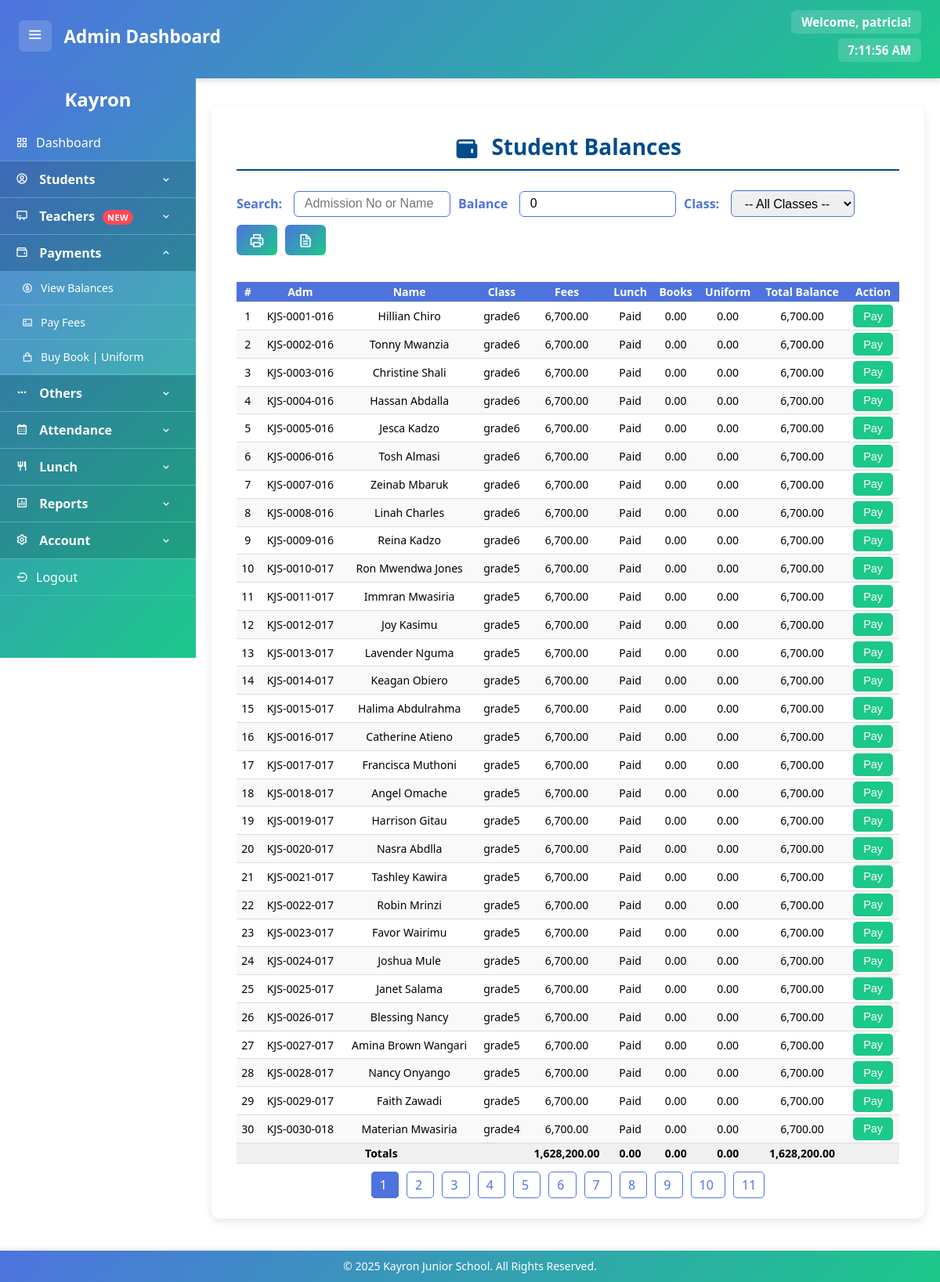
Screenshot of /php/view-balances.php (signed in) with the database file from the repository.
### tables this page shows
CREATE TABLE student_records (
    id INT AUTO_INCREMENT PRIMARY KEY,
    admission_no VARCHAR(20) NOT NULL UNIQUE,
    birth_cert VARCHAR(20),
    name VARCHAR(100) NOT NULL,
    dob DATE,
    gender ENUM('male', 'female') NOT NULL,
    student_photo LONGBLOB,
    class ENUM(
        'babyclass', 'intermediate', 'pp1', 'pp2',
        'grade1', 'grade2', 'grade3', 'grade4', 'grade5', 'grade6'
    ) NOT NULL,
    term ENUM('term1', 'term2', 'term3') NOT NULL,
    religion ENUM('christian', 'muslim', 'other'),
    guardian VARCHAR(100),
    phone VARCHAR(20),
    alt_phone VARCHAR(20), 
    created_at TIMESTAMP DEFAULT CURRENT_TIMESTAMP
);

### php/view-balances.php (the view, shortened to what this page needs)
<?php
include 'db.php';
$limit = 30;
$page = isset($_GET['page']) && is_numeric($_GET['page']) ? (int)$_GET['page'] : 1;
$offset = ($page - 1) * $limit;
$active_classes = [
    'babyclass','intermediate','PP1','PP2','grade1','grade2',
    'grade3','grade4','grade5','grade6'
];
$predefined_classes = array_merge($active_classes, ['graduate']);
$balance_filter = isset($_GET['balance_filter']) && $_GET['balance_filter'] !== '' ? (float)$_GET['balance_filter'] : 0;
$class_filter = isset($_GET['class_filter']) ? $_GET['class_filter'] : '';
$search_query = isset($_GET['search']) ? trim($_GET['search']) : '';
$term_row = $conn->query("SELECT id, term_number, start_date FROM terms ORDER BY term_number DESC LIMIT 1")->fetch_assoc();
$current_term_id = $term_row['id'] ?? 0;
$current_term_start = $term_row['start_date'] ?? null;
$totals = [
    'school_fees' => 0,
    'lunch' => 0,
    'book_purchases' => 0,
    'uniform_purchases' => 0,
    'total_balance' => 0
];
if ($class_filter !== '' && in_array($class_filter, $predefined_classes)) {
    if ($class_filter === 'graduate') {
        $query = "SELECT admission_no, name, 'Graduate' AS class, graduation_date FROM graduated_students";
        if ($search_query !== '') {
            $query .= " WHERE admission_no LIKE ? OR name LIKE ?";
        }
        $stmt_students = $conn->prepare($query);
        if ($search_query !== '') {
            $like = "%$search_query%";
            $stmt_students->bind_param("ss", $like, $like);
        }
    } else {
        $query = "SELECT admission_no, name, class, NULL AS graduation_date FROM student_records WHERE class = ?";
        if ($search_query !== '') {
            $query .= " AND (admission_no LIKE ? OR name LIKE ?)";
        }
        $stmt_students = $conn->prepare($query);
        if ($search_query !== '') {
            $like = "%$search_query%";
            $stmt_students->bind_param("sss", $class_filter, $like, $like);
        } else {
            $stmt_students->bind_param("s", $class_filter);
        }
    }
} else {
    $query = "SELECT admission_no, name, class, NULL AS graduation_date FROM student_records WHERE class IN ('" . implode("','", $active_classes) . "')";
    if ($search_query !== '') {
        $query .= " AND (admission_no LIKE ? OR name LIKE ?)";
        $stmt_students = $conn->prepare($query);
        $like = "%$search_query%";
        $stmt_students->bind_param("ss", $like, $like);
    } else {
        $stmt_students = $conn->prepare($query);
    }
}
$stmt_students->execute();
$result_students = $stmt_students->get_result();
$students = [];
while ($student = $result_students->fetch_assoc()) {
    $admission_no = $student['admission_no'];
    $graduation_date = $student['graduation_date'] ?? null;
    $stmt_school = $conn->prepare("SELECT balance FROM school_fees WHERE admission_no = ?");
    $stmt_school->bind_param("s", $admission_no);
    $stmt_school->execute();
    $school_fees_balance = (float)($stmt_school->get_result()->fetch_assoc()['balance'] ?? 0);
    $stmt_books = $conn->prepare("SELECT SUM(balance) AS total FROM book_purchases WHERE admission_no = ?");
    $stmt_books->bind_param("s", $admission_no);
    $stmt_books->execute();
    $book_balance = (float)($stmt_books->get_result()->fetch_assoc()['total'] ?? 0);
    $stmt_uniform = $conn->prepare("SELECT SUM(balance) AS total FROM uniform_purchases WHERE admission_no = ?");
    $stmt_uniform->bind_param("s", $admission_no);
    $stmt_uniform->execute();
    $uniform_balance = (float)($stmt_uniform->get_result()->fetch_assoc()['total'] ?? 0);
    $current_term_balance = 0;
    if ($graduation_date && strtotime($graduation_date) < strtotime($current_term_start)) {
        $current_term_balance = 0;
    } else {
        $carry_stmt = $conn->prepare("
            SELECT IFNULL(SUM(carry_forward),0) AS carry
            FROM lunch_fees
            WHERE admission_no = ? AND term_id < ?
        ");
        $carry_stmt->bind_param("si", $admission_no, $current_term_id);
        $carry_stmt->execute();
        $carry_forward = 0;
        $carry_stmt->bind_result($carry_forward);
        $current_term_balance = max(0, $current_term_balance - $carry_forward);
    }
    $prev_balance = 0;
    $lunch_balance = $prev_balance + $current_term_balance;
    $school_fees_display = $school_fees_balance < 0 ? 0 : $school_fees_balance;
    $total_balance = $school_fees_display + $book_balance + $uniform_balance + $lunch_balance;
    if ($total_balance >= $balance_filter) {
        $students[] = [
            'admission_no' => $admission_no,
            'name' => $student['name'],
            'school_fees' => $school_fees_balance < 0 ? 'Paid' : $school_fees_balance,
            'lunch' => $lunch_balance,
            'book_purchases' => $book_balance,
            'uniform_purchases' => $uniform_balance,
            'total_balance' => $total_balance,
            'class' => $student['class']
        ];
        $totals['school_fees'] += $school_fees_display;
        $totals['lunch'] += $lunch_balance;
        $totals['book_purchases'] += $book_balance;
        $totals['uniform_purchases'] += $uniform_balance;
        $totals['total_balance'] += $total_balance;
    }
}
$total_students = count($students);
$total_pages = ceil($total_students / $limit);
$print_all = isset($_GET['print_all']) && $_GET['print_all'] == 1;
if (!$print_all) {
    $students = array_slice($students, $offset, $limit);
}
?>
<!DOCTYPE html>
<html lang="en">
<head>
    <link rel="stylesheet" href="../style/style-sheet.css">
    <link href="https://unpkg.com/boxicons@2.1.4/css/boxicons.min.css" rel="stylesheet"/>
</head>
<body>
<?php include '../includes/header.php'; ?>
<div class="dashboard-container">
    <?php include '../includes/sidebar.php'; ?>
    <main class="content">
        <div class="view-container">
            <h2><i class='bx bxs-wallet'></i> Student Balances</h2>
            <form method="GET" action="" id="filterForm" style="display: flex; gap: 10px; flex-wrap: wrap;">
                <label for="search">Search:</label>
                <input type="text" id="search" name="search" placeholder="Admission No or Name"
                       value="<?= htmlspecialchars($search_query ?? '') ?>" oninput="autoSubmit()">
                <label for="balance_filter">Balance</label>
                <input type="number" id="balance_filter" name="balance_filter" min="0" step="0.01"
                       value="<?= htmlspecialchars($balance_filter); ?>" oninput="autoSubmit()">
                <label for="class_filter">Class:</label>
                <select name="class_filter" id="class_filter" onchange="autoSubmit()">
                    <option value="">-- All Classes --</option>
                </select>
                <button type="button" onclick="window.location='?print_all=1&class_filter=<?= urlencode($class_filter); ?>&search=<?= urlencode($search_query); ?>&balance_filter=<?= urlencode($balance_filter); ?>'">
                    <i class='bx bx-printer' style="font-size: 20px;"></i>
                </button>
                <button type="button" onclick="exportToExcel()">
                    <i class='bx bx-file' style="font-size: 20px;"></i>
                </button>
            </form>
            <div id="balancesTableContainer">
                <table id="balancesTable" border="1">
                    <thead>
                        <tr>
                            <th>#</th>
                            <th>Adm</th>
                            <th>Name</th>
                            <th>Class</th>
                            <th>Fees</th>
                            <th>Lunch</th>
                            <th>Books</th>
                            <th>Uniform</th>
                            <th>Total Balance</th>
                            <th>Action</th>
                        </tr>
                    </thead>
                    <tbody>
                        <?php if (empty($students)): ?>
                            <tr><td colspan="10">No records found.</td></tr>
                        <?php else: ?>
                            <?php $rowNumber = $offset + 1; ?>
                            <?php foreach ($students as $student): ?>
                                <tr>
                                    <td><?= $rowNumber++; ?></td>
                                    <td><?= htmlspecialchars($student['admission_no']); ?></td>
                                    <td><?= htmlspecialchars($student['name']); ?></td>
                                    <td><?= htmlspecialchars($student['class']); ?></td>
                                    <td><?= $student['school_fees'] === 'Paid' ? 'Paid' : number_format($student['school_fees'], 2); ?></td>
                                    <td><?= $student['lunch'] <= 0 ? 'Paid' : number_format($student['lunch'], 2); ?></td>
                                    <td><?= number_format($student['book_purchases'], 2); ?></td>
                                    <td><?= number_format($student['uniform_purchases'], 2); ?></td>
                                    <td><?= $student['total_balance'] <= 0 ? 'Paid' : number_format($student['total_balance'], 2); ?></td>
                                    <td>
                                        <?php if ($student['total_balance'] > 0): ?>
                                            <form method="GET" action="school-fee-handler.php" class="pay-form">
                                                <button type="submit" class="pay-btn">Pay</button>
                                            </form>
                                        <?php else: ?>
                                            <button type="button" class="pay-btn" disabled>Paid</button>
                                        <?php endif; ?>
                                    </td>
                                </tr>
                            <?php endforeach; ?>
                            <tr style="font-weight:bold; background:#f0f0f0;">
                                <td colspan="4">Totals</td>
                                <td><?= number_format($totals['school_fees'], 2); ?></td>
                                <td><?= number_format($totals['lunch'], 2); ?></td>
                                <td><?= number_format($totals['book_purchases'], 2); ?></td>
                                <td><?= number_format($totals['uniform_purchases'], 2); ?></td>
                                <td><?= number_format($totals['total_balance'], 2); ?></td>
                                <td></td>
                            </tr>
                        <?php endif; ?>
                    </tbody>
                </table>
                <?php if ($total_pages > 1): ?>
                    <div class="pagination" style="margin-top: 1rem; text-align:center;">
                        <?php for ($i = 1; $i <= $total_pages; $i++): ?>
                            <a href="?page=<?= $i; ?>&class_filter=<?= urlencode($class_filter); ?>&search=<?= urlencode($search_query); ?>&balance_filter=<?= urlencode($balance_filter); ?>"
                            style="margin: 0 5px; padding: 5px 10px; border: 1px solid #4e73df; border-radius: 5px; text-decoration: none;
                                    <?= ($i == $page) ? 'background:#4e73df; color:white;' : 'color:#4e73df;' ?>">
                                <?= $i; ?>
                            </a>
                        <?php endfor; ?>
                    </div>
                <?php endif; ?>
            </div>
        </div>
    </main>
</div>
<?php include '../includes/footer.php'; ?>
</body>
</html>

### style/style-sheet.css (style rules this page uses)
* { margin: 0; padding: 0; box-sizing: border-box; }
html, body { width: 100%; margin: 0; padding: 0; }
body { padding-bottom: 45px; margin: 0; font-family: 'Segoe UI', sans-serif; background: white; }
main, .content { margin-top: 100px; margin-left: 250px; padding: 20px; min-height: calc(100vh - 100px); background: white; }

### php/view-balances.php (style rules this page uses)
.view-container { background: #fff; padding: 2rem; border-radius: 10px; box-shadow: 0 4px 12px rgba(0,0,0,0.1); max-width: 1000px; margin: 1rem auto; }
.view-container h2 { font-size: 28px; font-weight: 700; color: #004b8d; margin-bottom: 25px; text-align: center; border-bottom: 2px solid #004b8d; padding-bottom: 10px; }
.view-container h2 i { color: #004b8d; font-size: 2rem; vertical-align: middle; margin-right: 0.5rem; }
#filterForm { display: flex; gap: 10px; flex-wrap: nowrap; align-items: center; overflow-x: auto; margin-bottom: 1.5rem; padding-bottom: 10px; }
#filterForm label { font-weight: 600; color: #4e73df; font-size: 1rem; margin-right: 0.3rem; }
#filterForm input[type="number"], #filterForm input[type="text"], #filterForm select { padding: 0.4rem 0.8rem; border: 1.8px solid #4e73df; border-radius: 6px; font-size: 1rem; outline: none; transition: border-color 0.3s ease; max-width: 200px; }
#filterForm button { background: linear-gradient(135deg, #4e73df, #1cc88a); border: none; padding: 0.6rem 1rem; border-radius: 6px; cursor: pointer; color: white; font-size: 1.2rem; display: flex; align-items: center; justify-content: center; transition: background 0.3s ease; }
#filterForm button i { font-size: 1.5rem; }
.pay-btn { background-color: #1cc88a; color: #fff; border: none; padding: 0.4rem 0.8rem; border-radius: 5px; cursor: pointer; transition: transform 0.2s, background 0.3s; font-size: 0.9rem; }
#balancesTable { width: 100%; border-collapse: collapse; font-size: 14px; border: none; }
#balancesTable th, #balancesTable td { border: none; border-bottom: 1px solid #ddd; padding: 3px 5px; text-align: center; transition: transform 0.2s; }
#balancesTable thead { background-color: #4e73df; color: white; }
#balancesTable tbody tr:nth-child(even) { background-color: #f9f9f9; }
.pagination a { margin: 0 4px; padding: 6px 12px; border: 1px solid #4e73df; border-radius: 4px; color: #4e73df; text-decoration: none; transition: background 0.3s; }

### rows the page displays
student_records: admission_no "KJS-0001-016", name "Hillian Chiro", class "grade6", school_fees "6,700.00", book_purchases "0.00", uniform_purchases "0.00", total_balance "6,700.00"
student_records: admission_no "KJS-0002-016", name "Tonny Mwanzia", class "grade6", school_fees "6,700.00", book_purchases "0.00", uniform_purchases "0.00", total_balance "6,700.00"
student_records: admission_no "KJS-0003-016", name "Christine Shali", class "grade6", school_fees "6,700.00", book_purchases "0.00", uniform_purchases "0.00", total_balance "6,700.00"
student_records: admission_no "KJS-0004-016", name "Hassan Abdalla", class "grade6", school_fees "6,700.00", book_purchases "0.00", uniform_purchases "0.00", total_balance "6,700.00"
student_records: admission_no "KJS-0005-016", name "Jesca Kadzo", class "grade6", school_fees "6,700.00", book_purchases "0.00", uniform_purchases "0.00", total_balance "6,700.00"
student_records: admission_no "KJS-0006-016", name "Tosh Almasi", class "grade6", school_fees "6,700.00", book_purchases "0.00", uniform_purchases "0.00", total_balance "6,700.00"
student_records: admission_no "KJS-0007-016", name "Zeinab Mbaruk", class "grade6", school_fees "6,700.00", book_purchases "0.00", uniform_purchases "0.00", total_balance "6,700.00"
student_records: admission_no "KJS-0008-016", name "Linah Charles", class "grade6", school_fees "6,700.00", book_purchases "0.00", uniform_purchases "0.00", total_balance "6,700.00"
student_records: admission_no "KJS-0009-016", name "Reina Kadzo", class "grade6", school_fees "6,700.00", book_purchases "0.00", uniform_purchases "0.00", total_balance "6,700.00"
student_records: admission_no "KJS-0010-017", name "Ron Mwendwa Jones", class "grade5", school_fees "6,700.00", book_purchases "0.00", uniform_purchases "0.00", total_balance "6,700.00"
student_records: admission_no "KJS-0011-017", name "Immran Mwasiria", class "grade5", school_fees "6,700.00", book_purchases "0.00", uniform_purchases "0.00", total_balance "6,700.00"
student_records: admission_no "KJS-0012-017", name "Joy Kasimu", class "grade5", school_fees "6,700.00", book_purchases "0.00", uniform_purchases "0.00", total_balance "6,700.00"
student_records: admission_no "KJS-0013-017", name "Lavender Nguma", class "grade5", school_fees "6,700.00", book_purchases "0.00", uniform_purchases "0.00", total_balance "6,700.00"
student_records: admission_no "KJS-0014-017", name "Keagan Obiero", class "grade5", school_fees "6,700.00", book_purchases "0.00", uniform_purchases "0.00", total_balance "6,700.00"
student_records: admission_no "KJS-0015-017", name "Halima Abdulrahma", class "grade5", school_fees "6,700.00", book_purchases "0.00", uniform_purchases "0.00", total_balance "6,700.00"
student_records: admission_no "KJS-0016-017", name "Catherine Atieno", class "grade5", school_fees "6,700.00", book_purchases "0.00", uniform_purchases "0.00", total_balance "6,700.00"
student_records: admission_no "KJS-0017-017", name "Francisca Muthoni", class "grade5", school_fees "6,700.00", book_purchases "0.00", uniform_purchases "0.00", total_balance "6,700.00"
student_records: admission_no "KJS-0018-017", name "Angel Omache", class "grade5", school_fees "6,700.00", book_purchases "0.00", uniform_purchases "0.00", total_balance "6,700.00"
student_records: admission_no "KJS-0019-017", name "Harrison Gitau", class "grade5", school_fees "6,700.00", book_purchases "0.00", uniform_purchases "0.00", total_balance "6,700.00"
student_records: admission_no "KJS-0020-017", name "Nasra Abdlla", class "grade5", school_fees "6,700.00", book_purchases "0.00", uniform_purchases "0.00", total_balance "6,700.00"
student_records: admission_no "KJS-0021-017", name "Tashley Kawira", class "grade5", school_fees "6,700.00", book_purchases "0.00", uniform_purchases "0.00", total_balance "6,700.00"
student_records: admission_no "KJS-0022-017", name "Robin Mrinzi", class "grade5", school_fees "6,700.00", book_purchases "0.00", uniform_purchases "0.00", total_balance "6,700.00"
student_records: admission_no "KJS-0023-017", name "Favor Wairimu", class "grade5", school_fees "6,700.00", book_purchases "0.00", uniform_purchases "0.00", total_balance "6,700.00"
student_records: admission_no "KJS-0024-017", name "Joshua Mule", class "grade5", school_fees "6,700.00", book_purchases "0.00", uniform_purchases "0.00", total_balance "6,700.00"
student_records: admission_no "KJS-0025-017", name "Janet Salama", class "grade5", school_fees "6,700.00", book_purchases "0.00", uniform_purchases "0.00", total_balance "6,700.00"
student_records: admission_no "KJS-0026-017", name "Blessing Nancy", class "grade5", school_fees "6,700.00", book_purchases "0.00", uniform_purchases "0.00", total_balance "6,700.00"
student_records: admission_no "KJS-0027-017", name "Amina Brown Wangari", class "grade5", school_fees "6,700.00", book_purchases "0.00", uniform_purchases "0.00", total_balance "6,700.00"
student_records: admission_no "KJS-0028-017", name "Nancy Onyango", class "grade5", school_fees "6,700.00", book_purchases "0.00", uniform_purchases "0.00", total_balance "6,700.00"
student_records: admission_no "KJS-0029-017", name "Faith Zawadi", class "grade5", school_fees "6,700.00", book_purchases "0.00", uniform_purchases "0.00", total_balance "6,700.00"
student_records: admission_no "KJS-0030-018", name "Materian Mwasiria", class "grade4", school_fees "6,700.00", book_purchases "0.00", uniform_purchases "0.00", total_balance "6,700.00"

### other values shown
$username "patricia"
$totals['school_fees'] "1,628,200.00"
$totals['lunch'] "0.00"
$totals['book_purchases'] "0.00"
$totals['uniform_purchases'] "0.00"
$totals['total_balance'] "1,628,200.00"
